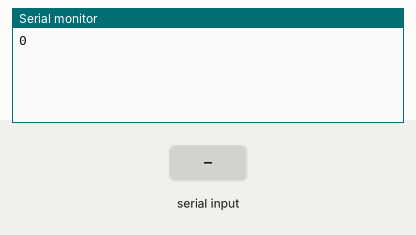
A sketch run on a simulated Arduino Uno, built with avr-gcc and run on an emulated ATmega328P. Parts: the last lines printed to the serial monitor. Inputs (shaded band) come from the test bench.

Above: at 1.2 s.
1.3 s: "1\n" received over Serial
At 1.9 s:
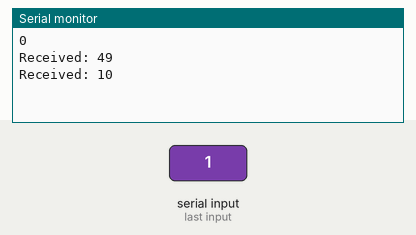
2.8 s: "0\n" received over Serial
At 2.96 s:
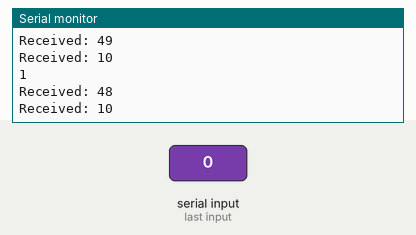
4.3 s: "2\n" received over Serial
At 4.9 s:
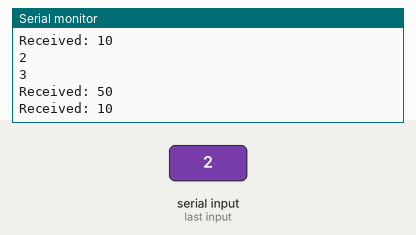
Timing chart, 0 to 7.3 s (numbered marks = the images above; inputs shaded):
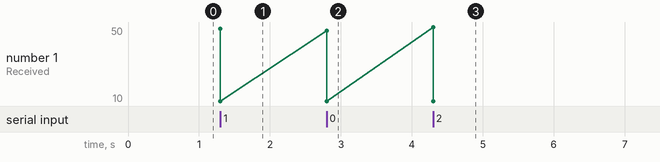

Measured:
- after the input at 1.3 s, the serial monitor: prints a new line at once (image 1)
- after the input at 2.8 s, the serial monitor: prints a new line at once (image 2)
- after the input at 4.3 s, the serial monitor: prints a new line at once (image 3)

The sketch:

esp8266.ino
```cpp
int i=0;
unsigned long currentTime;
unsigned long interval = 1000;

void setup() {
    Serial.begin(115200);
}
void loop() {
    while (Serial.available() > 0) {
        Serial.print("Received: ");
        Serial.println(Serial.read());
    }

    if (interval < millis() - currentTime) {
        Serial.println(i++);
        currentTime = millis();
    }
}
```

SerialCommand.cpp
```cpp
// (licence header left out)
#include "SerialCommand.h"

/**
 * Constructor makes sure some things are set.
 */
SerialCommand::SerialCommand()
  : commandList(NULL),
    commandCount(0),
    defaultHandler(NULL),
    term('\n'),           // default terminator for commands, newline character
    last(NULL)
{
  strcpy(delim, " "); // strtok_r needs a null-terminated string
  clearBuffer();
}

/**
 * Adds a "command" and a handler function to the list of available commands.
 * This is used for matching a found token in the buffer, and gives the pointer
 * to the handler function to deal with it.
 */
void SerialCommand::addCommand(const char *command, void (*function)()) {
  #ifdef SERIALCOMMAND_DEBUG
    Serial.print("Adding command (");
    Serial.print(commandCount);
    Serial.print("): ");
    Serial.println(command);
  #endif

  commandList = (SerialCommandCallback *) realloc(commandList, (commandCount + 1) * sizeof(SerialCommandCallback));
  strncpy(commandList[commandCount].command, command, SERIALCOMMAND_MAXCOMMANDLENGTH);
  commandList[commandCount].function = function;
  commandCount++;
}

/**
 * This sets up a handler to be called in the event that the receveived command string
 * isn't in the list of commands.
 */
void SerialCommand::setDefaultHandler(void (*function)(const char *)) {
  defaultHandler = function;
}


/**
 * This checks the Serial stream for characters, and assembles them into a buffer.
 * When the terminator character (default '\n') is seen, it starts parsing the
 * buffer for a prefix command, and calls handlers setup by addCommand() member
 */
void SerialCommand::readSerial() {
  while (Serial.available() > 0) {
    char inChar = Serial.read();   // Read single available character, there may be more waiting
    #ifdef SERIALCOMMAND_DEBUG
      Serial.print(inChar);   // Echo back to serial stream
    #endif

    if (inChar == term) {     // Check for the terminator (default '\r') meaning end of command
      #ifdef SERIALCOMMAND_DEBUG
        Serial.print("Received: ");
        Serial.println(buffer);
      #endif

      char *command = strtok_r(buffer, delim, &last);   // Search for command at start of buffer
      if (command != NULL) {
        boolean matched = false;
        for (int i = 0; i < commandCount; i++) {
          #ifdef SERIALCOMMAND_DEBUG
            Serial.print("Comparing [");
            Serial.print(command);
            Serial.print("] to [");
            Serial.print(commandList[i].command);
            Serial.println("]");
          #endif

          // Compare the found command against the list of known commands for a match
          if (strncmp(command, commandList[i].command, SERIALCOMMAND_MAXCOMMANDLENGTH) == 0) {
            #ifdef SERIALCOMMAND_DEBUG
              Serial.print("Matched Command: ");
              Serial.println(command);
            #endif

            // Execute the stored handler function for the command
            (*commandList[i].function)();
            matched = true;
            break;
          }
        }
        if (!matched && (defaultHandler != NULL)) {
          (*defaultHandler)(command);
        }
      }
      clearBuffer();
    }
    else if (isprint(inChar)) {     // Only printable characters into the buffer
      if (bufPos < SERIALCOMMAND_BUFFER) {
        buffer[bufPos++] = inChar;  // Put character into buffer
        buffer[bufPos] = '\0';      // Null terminate
      } else {
        #ifdef SERIALCOMMAND_DEBUG
          Serial.println("Line buffer is full - increase SERIALCOMMAND_BUFFER");
        #endif
      }
    }
  }
}

/*
 * Clear the input buffer.
 */
void SerialCommand::clearBuffer() {
  buffer[0] = '\0';
  bufPos = 0;
}

/**
 * Retrieve the next token ("word" or "argument") from the command buffer.
 * Returns NULL if no more tokens exist.
 */
char *SerialCommand::next() {
  return strtok_r(NULL, delim, &last);
}
```

SerialCommand.h
```cpp
// (licence header left out)
#ifndef SerialCommand_h
#define SerialCommand_h

#if defined(WIRING) && WIRING >= 100
  #include <Wiring.h>
#elif defined(ARDUINO) && ARDUINO >= 100
  #include <Arduino.h>
#else
  #include <WProgram.h>
#endif
#include <string.h>

// Size of the input buffer in bytes (maximum length of one command plus arguments)
#define SERIALCOMMAND_BUFFER 32
// Maximum length of a command excluding the terminating null
#define SERIALCOMMAND_MAXCOMMANDLENGTH 8

// Uncomment the next line to run the library in debug mode (verbose messages)
//#define SERIALCOMMAND_DEBUG


class SerialCommand {
  public:
    SerialCommand();      // Constructor
    void addCommand(const char *command, void(*function)());  // Add a command to the processing dictionary.
    void setDefaultHandler(void (*function)(const char *));   // A handler to call when no valid command received.

    void readSerial();    // Main entry point.
    void clearBuffer();   // Clears the input buffer.
    char *next();         // Returns pointer to next token found in command buffer (for getting arguments to commands).

  private:
    // Command/handler dictionary
    struct SerialCommandCallback {
      char command[SERIALCOMMAND_MAXCOMMANDLENGTH + 1];
      void (*function)();
    };                                    // Data structure to hold Command/Handler function key-value pairs
    SerialCommandCallback *commandList;   // Actual definition for command/handler array
    byte commandCount;

    // Pointer to the default handler function
    void (*defaultHandler)(const char *);

    char delim[2]; // null-terminated list of character to be used as delimeters for tokenizing (default " ")
    char term;     // Character that signals end of command (default '\n')

    char buffer[SERIALCOMMAND_BUFFER + 1]; // Buffer of stored characters while waiting for terminator character
    byte bufPos;                        // Current position in the buffer
    char *last;                         // State variable used by strtok_r during processing
};

#endif //SerialCommand_h
```
